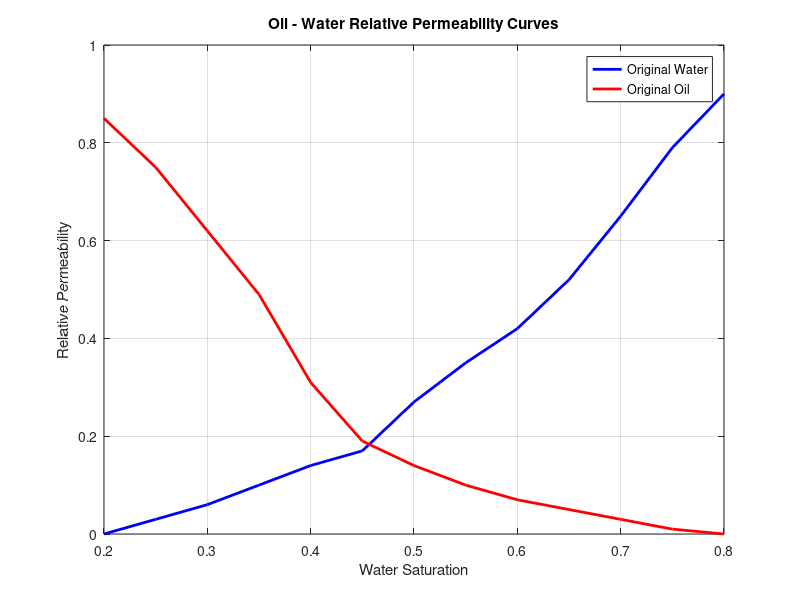

The MATLAB script that drew this image: (Note: this script raises an error after producing the figure.)
%% 此程序基于<IMPES>方法，求解一维两相水驱油过程压力与含水饱和度随岩心长度的变化
% 作者：ZhengHe-upc
% 参考：《油藏数值模拟方法与应用》 第六章 第一节 一维油水两相水驱油的有限差分数值模拟方法
% 时间：2024年11月7日
% 1)模型假设：
%         1.油水两相互不混溶
%         2.等温渗流，符合达西渗流定律
%         3.一维流动，不考虑重力
%         4.流体和岩石不可压缩，不考虑毛管力pcow=0
%         5.油藏全区孔渗保持恒定，各向同性
% 2)初始条件：
%         岩心中饱和油和束缚水，在左端以恒定流量注水,注水为稳定驱替，注入、产出量均为Qv
%         p(x,0)=pi, Sw(x,0)=Swc
%         qv(x=0)=Qv, qv(x=L)=qvw+qvo=Qv

%% 初始化
clear; clc;

%% 输入参数，单位采取<cm,D,atm,s>单位制，参照<渗流力学>
% 时空参数
N    = 40;      % 一维油藏，一共有N个网格，[/]
L    = 100;     % 岩心长度，[cm]
nx   = L/N;     % 单个网格长度，[cm]
Tmax = 1100;    % 模拟最大时长，[s]
nt   = 10;      % 时间步长，[s]
% 岩心参数
A    = 10;      % 岩心横截面积，[cm2]
fai  = 0.3;     % 孔隙度，[/]
k    = 1;       % 渗透率，[um2]
Swc  = 0.2;     % 束缚水含水饱和度，[/]
% 流体参数
uo   = 2;       % 油相流体粘度，[mPa·s]
uw   = 1;       % 水相流体粘度，[mPa·s]
% 注入参数
Pi   = 1;       % 岩心的初始压力值，[10-1Mpa atm]
Qv   = 0.1;     % 注入流量值，[cm3/s]
% 油水相渗数据
Sat  = [0.20,0.25,0.30,0.35,0.40,0.45,0.50,0.55,0.60,0.65,0.70,0.75,0.80];
krw0 = [0.00,0.03,0.06,0.10,0.14,0.17,0.27,0.35,0.42,0.52,0.65,0.79,0.90];
kro0 = [0.85,0.75,0.62,0.49,0.31,0.19,0.14,0.10,0.07,0.05,0.03,0.01,0.00];

% 绘制油水相对渗透率曲线
figure;
plot(Sat, krw0, 'b-', 'LineWidth', 2);
hold on;
plot(Sat, kro0, 'r-', 'LineWidth', 2);
xlabel('Water Saturation');
ylabel('Relative Permeability');
title('Oil - Water Relative Permeability Curves');
legend('Original Water', 'Original Oil')
axis([0.2 0.8 0 1]);
grid on;
 
%% 初始化变量，提前分配内存空间
krw = 0;                    % 水相相对渗透率
kro = 0;                    % 油相相对渗透率
fc  = zeros(1, N-1);        % 油和水流动系数之和
fcw = zeros(1, N-1);        % 水相流动系数
fco = zeros(1, N-1);        % 油相流动系数
Sw  = Swc*ones(1, N);       % 储存含水饱和度
P   = zeros(1, N);          % 储存压力
a   = zeros(1, N);          % 压力方程系数矩阵的下三角
b   = zeros(1, N);          % 压力方程系数矩阵的主对角线
c   = zeros(1, N);          % 压力方程系数矩阵的上三角
d   = zeros(1, N);          % 压力方程的右边项

%% 主循环
for t = 0: nt: Tmax  
    
    % 计算不同Sw下的水相、油相以及总的流动系数fcw、fco、fc；使用MATLAB自带的插值函数<interp1>求取渗透率值
    for i = 1: N-1
        krw    = interp1(Sat, krw0, Sw(i), 'linear');
        kro    = interp1(Sat, kro0, Sw(i), 'linear');
        fcw(i) = k * krw / uw;  
        fco(i) = k * kro / uo;
        fc(i)  = fcw(i) + fco(i);
    end
    
    % 构造压力系数矩阵及右边项
    % 构造下三角
    a = [0, fc(1:N-2), 1];
    % 构造主对角
    b = [1, -(fc(1:N-2) + fc(2:N-1)), -1];
    % 构造上对角
    c = [-1, fc(2:N-1), 0];
    % 构造右边项
    d = zeros(1, N);
    d(1) = nx * Qv / A / fc(1);
    d(N) = nx * Qv / A / fc(N-1);
    
    % 使用追赶法求解压力
    P = solve_tridiagonal_matrix(a, b, c, d);
    
    % 显式求饱和度
    % 第1个网格处饱和度
    Sw(1) = Sw(1) + nt * (Qv / A - fcw(1) * (P(1) - P(2)) / nx) / (fai * nx);
    % 第2：N-1处网格饱和度
    for i = 2:N-1
        Sw(i) = Sw(i) + nt * (fcw(i) * (P(i+1) - P(i)) - fcw(i-1) * (P(i) - P(i-1))) / (fai * nx * nx);
    end
    % 第N个网格处饱和度
    Sw(N) = Sw(N) + nt * (fcw(N-1) * (P(N-1) - P(N)) / nx - Qv * fcw(N-1) / (A * (fco(N-1) + fcw(N-1)))) / (fai * nx);
    
    % 每隔100步保存一次压力P、饱和度数据Sw，以.mat形式保存
    if mod(t, 100) == 0 
        save(['data_t_', num2str(t), '.mat'], 'P', 'Sw');
    end
        
    % 求解水的突破时间，需要增加最大迭代步长
    if (Sw(N) ~= Swc)
        disp(t)
    end
end

%% 结果可视化
t_values = 0: 100: Tmax;                     % 创建一个包含所有要绘制的时间步值的向量
num_timesteps = length(t_values);            % 获取时间步的数量、用于控制循环
P_all = cell(num_timesteps, 1);              % 创建元胞数组P_all，用于存储不同时间步下的压力数据
Sw_all = cell(num_timesteps, 1);             % 创建元胞数组Sw_all，用于存储不同时间步下的饱和度数据
xx = linspace(1.25, 98.75, N);               % 生成横轴坐标，N是网格数，注意xx要在每一个网格的中心位置，符合物理场景

for i = 1:num_timesteps
    load(['data_t_', num2str(t_values(i)), '.mat']);        % 加载对应时间步的数据文件
    P_all{i} = P;
    Sw_all{i} = Sw;
end

% 绘制压力变化图
figure;
for i = 1:num_timesteps
    plot(xx, P_all{i} ,'linewidth', 1.5);
    hold on;
end
xlabel('Length x [cm]');
ylabel('Pressure P [atm]');
title('Pressure along length x at different time steps');
legend(arrayfun(@(t) ['t = ', num2str(t)], t_values, 'UniformOutput', false), 'FontSize', 12, 'FontName', 'Times New Roman');

% 绘制含水饱和度变化图
figure;
for i = 1:num_timesteps
    plot(xx, Sw_all{i},'linewidth', 1.5);
    hold on;
end
ylim([0.18 0.80])
xlabel('Length x [cm]');
ylabel('Water Saturation [/]');
title('Water Saturation along length x at different time steps');
legend(arrayfun(@(t) ['t = ', num2str(t)], t_values, 'UniformOutput', false), 'FontSize', 12, 'FontName', 'Times New Roman');
